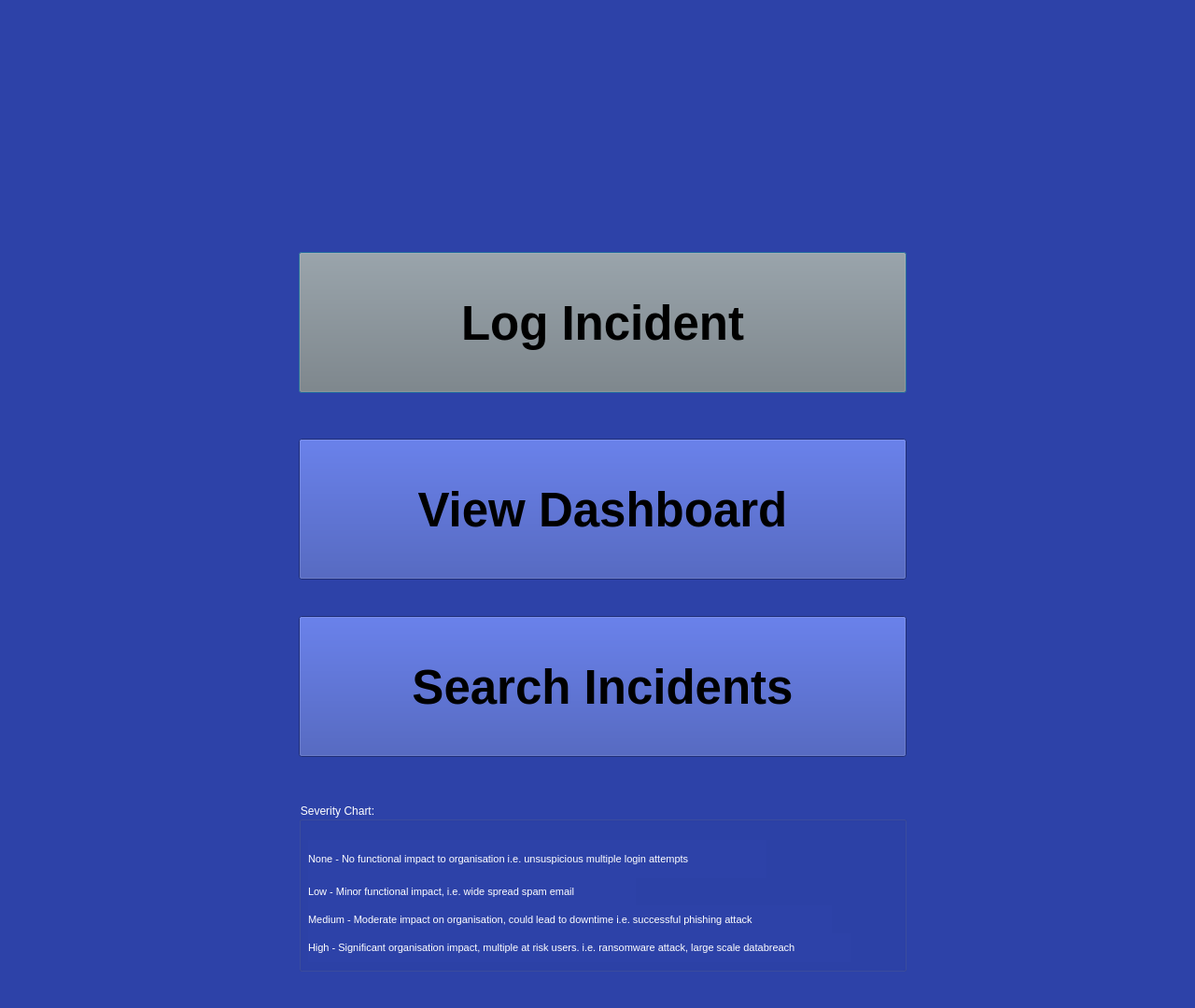
<?xml version="1.0" encoding="UTF-8"?>
<ui version="4.0">
 <class>mainMenu</class>
 <widget class="QDialog" name="mainMenu">
  <property name="geometry">
   <rect>
    <x>0</x>
    <y>0</y>
    <width>1280</width>
    <height>1080</height>
   </rect>
  </property>
  <property name="windowTitle">
   <string>Dialog</string>
  </property>
  <property name="styleSheet">
   <string notr="true">background-color: #2d42a8;</string>
  </property>
  <widget class="QPushButton" name="logIncidentButton">
   <property name="geometry">
    <rect>
     <x>320</x>
     <y>270</y>
     <width>651</width>
     <height>151</height>
    </rect>
   </property>
   <property name="font">
    <font>
     <pointsize>38</pointsize>
     <bold>true</bold>
    </font>
   </property>
   <property name="cursor">
    <cursorShape>PointingHandCursor</cursorShape>
   </property>
   <property name="styleSheet">
    <string notr="true">background-color: #808080;</string>
   </property>
   <property name="text">
    <string>Log Incident</string>
   </property>
  </widget>
  <widget class="QPushButton" name="viewIncidentsButton">
   <property name="geometry">
    <rect>
     <x>320</x>
     <y>470</y>
     <width>651</width>
     <height>151</height>
    </rect>
   </property>
   <property name="font">
    <font>
     <pointsize>38</pointsize>
     <bold>true</bold>
    </font>
   </property>
   <property name="text">
    <string>View Dashboard</string>
   </property>
  </widget>
  <widget class="QPushButton" name="searchIncidentButon">
   <property name="geometry">
    <rect>
     <x>320</x>
     <y>660</y>
     <width>651</width>
     <height>151</height>
    </rect>
   </property>
   <property name="font">
    <font>
     <pointsize>38</pointsize>
     <bold>true</bold>
    </font>
   </property>
   <property name="text">
    <string>Search Incidents</string>
   </property>
  </widget>
  <widget class="QGroupBox" name="groupBox">
   <property name="geometry">
    <rect>
     <x>320</x>
     <y>860</y>
     <width>651</width>
     <height>181</height>
    </rect>
   </property>
   <property name="styleSheet">
    <string notr="true">color:white;</string>
   </property>
   <property name="title">
    <string>Severity Chart:</string>
   </property>
   <widget class="QLabel" name="label">
    <property name="geometry">
     <rect>
      <x>10</x>
      <y>40</y>
      <width>491</width>
      <height>41</height>
     </rect>
    </property>
    <property name="font">
     <font>
      <pointsize>8</pointsize>
     </font>
    </property>
    <property name="styleSheet">
     <string notr="true">color:white;</string>
    </property>
    <property name="text">
     <string>None - No functional impact to organisation i.e. unsuspicious multiple login attempts</string>
    </property>
   </widget>
   <widget class="QLabel" name="label_2">
    <property name="geometry">
     <rect>
      <x>10</x>
      <y>70</y>
      <width>351</width>
      <height>51</height>
     </rect>
    </property>
    <property name="font">
     <font>
      <pointsize>8</pointsize>
     </font>
    </property>
    <property name="styleSheet">
     <string notr="true">color:white;</string>
    </property>
    <property name="text">
     <string>Low - Minor functional impact, i.e. wide spread spam email</string>
    </property>
   </widget>
   <widget class="QLabel" name="label_3">
    <property name="geometry">
     <rect>
      <x>10</x>
      <y>110</y>
      <width>561</width>
      <height>31</height>
     </rect>
    </property>
    <property name="font">
     <font>
      <pointsize>8</pointsize>
     </font>
    </property>
    <property name="styleSheet">
     <string notr="true">color:white;</string>
    </property>
    <property name="text">
     <string>Medium - Moderate impact on organisation, could lead to downtime i.e. successful phishing attack</string>
    </property>
   </widget>
   <widget class="QLabel" name="label_4">
    <property name="geometry">
     <rect>
      <x>10</x>
      <y>140</y>
      <width>581</width>
      <height>31</height>
     </rect>
    </property>
    <property name="font">
     <font>
      <pointsize>8</pointsize>
     </font>
    </property>
    <property name="styleSheet">
     <string notr="true">color:white;</string>
    </property>
    <property name="text">
     <string>High - Significant organisation impact, multiple at risk users. i.e. ransomware attack, large scale databreach</string>
    </property>
   </widget>
  </widget>
 </widget>
 <resources/>
 <connections/>
</ui>
